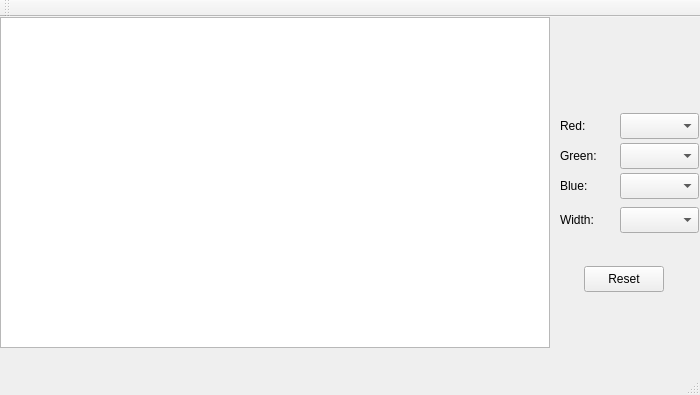
<?xml version="1.0" encoding="UTF-8"?>
<ui version="4.0">
 <class>MainWindow</class>
 <widget class="QMainWindow" name="MainWindow">
  <property name="geometry">
   <rect>
    <x>0</x>
    <y>0</y>
    <width>700</width>
    <height>395</height>
   </rect>
  </property>
  <property name="sizePolicy">
   <sizepolicy hsizetype="Preferred" vsizetype="Fixed">
    <horstretch>0</horstretch>
    <verstretch>0</verstretch>
   </sizepolicy>
  </property>
  <property name="minimumSize">
   <size>
    <width>700</width>
    <height>395</height>
   </size>
  </property>
  <property name="maximumSize">
   <size>
    <width>700</width>
    <height>395</height>
   </size>
  </property>
  <property name="windowTitle">
   <string>MainWindow</string>
  </property>
  <widget class="QWidget" name="centralWidget">
   <widget class="QGraphicsView" name="graphicsView">
    <property name="geometry">
     <rect>
      <x>0</x>
      <y>0</y>
      <width>550</width>
      <height>331</height>
     </rect>
    </property>
    <property name="minimumSize">
     <size>
      <width>550</width>
      <height>331</height>
     </size>
    </property>
    <property name="maximumSize">
     <size>
      <width>550</width>
      <height>331</height>
     </size>
    </property>
   </widget>
   <widget class="QComboBox" name="comboBoxRedComponent">
    <property name="geometry">
     <rect>
      <x>620</x>
      <y>96</y>
      <width>79</width>
      <height>26</height>
     </rect>
    </property>
    <property name="editable">
     <bool>false</bool>
    </property>
    <property name="currentText">
     <string/>
    </property>
    <property name="currentIndex">
     <number>-1</number>
    </property>
    <property name="maxCount">
     <number>256</number>
    </property>
    <property name="minimumContentsLength">
     <number>0</number>
    </property>
   </widget>
   <widget class="QLabel" name="labelRedComponent">
    <property name="geometry">
     <rect>
      <x>560</x>
      <y>100</y>
      <width>31</width>
      <height>18</height>
     </rect>
    </property>
    <property name="text">
     <string>Red:</string>
    </property>
    <property name="alignment">
     <set>Qt::AlignLeading|Qt::AlignLeft|Qt::AlignVCenter</set>
    </property>
   </widget>
   <widget class="QComboBox" name="comboBoxGreenComponent">
    <property name="geometry">
     <rect>
      <x>620</x>
      <y>126</y>
      <width>79</width>
      <height>26</height>
     </rect>
    </property>
    <property name="currentIndex">
     <number>-1</number>
    </property>
    <property name="maxCount">
     <number>256</number>
    </property>
    <property name="minimumContentsLength">
     <number>0</number>
    </property>
   </widget>
   <widget class="QLabel" name="labelGreenComponent">
    <property name="geometry">
     <rect>
      <x>560</x>
      <y>130</y>
      <width>41</width>
      <height>18</height>
     </rect>
    </property>
    <property name="text">
     <string>Green:</string>
    </property>
    <property name="alignment">
     <set>Qt::AlignLeading|Qt::AlignLeft|Qt::AlignVCenter</set>
    </property>
   </widget>
   <widget class="QComboBox" name="comboBoxBlueComponent">
    <property name="geometry">
     <rect>
      <x>620</x>
      <y>156</y>
      <width>79</width>
      <height>26</height>
     </rect>
    </property>
    <property name="currentIndex">
     <number>-1</number>
    </property>
    <property name="maxCount">
     <number>256</number>
    </property>
    <property name="minimumContentsLength">
     <number>0</number>
    </property>
   </widget>
   <widget class="QLabel" name="labelBlueComponent">
    <property name="geometry">
     <rect>
      <x>560</x>
      <y>160</y>
      <width>31</width>
      <height>18</height>
     </rect>
    </property>
    <property name="text">
     <string>Blue:</string>
    </property>
    <property name="alignment">
     <set>Qt::AlignLeading|Qt::AlignLeft|Qt::AlignVCenter</set>
    </property>
   </widget>
   <widget class="QLabel" name="labelWidht">
    <property name="geometry">
     <rect>
      <x>560</x>
      <y>194</y>
      <width>51</width>
      <height>18</height>
     </rect>
    </property>
    <property name="text">
     <string>Width:</string>
    </property>
   </widget>
   <widget class="QComboBox" name="comboBoxWidth">
    <property name="geometry">
     <rect>
      <x>620</x>
      <y>190</y>
      <width>79</width>
      <height>26</height>
     </rect>
    </property>
    <property name="maxCount">
     <number>5</number>
    </property>
   </widget>
   <widget class="QPushButton" name="pushButtonReset">
    <property name="geometry">
     <rect>
      <x>584</x>
      <y>249</y>
      <width>80</width>
      <height>26</height>
     </rect>
    </property>
    <property name="text">
     <string>Reset</string>
    </property>
   </widget>
  </widget>
  <widget class="QMenuBar" name="menuBar">
   <property name="geometry">
    <rect>
     <x>0</x>
     <y>0</y>
     <width>700</width>
     <height>23</height>
    </rect>
   </property>
  </widget>
  <widget class="QToolBar" name="mainToolBar">
   <attribute name="toolBarArea">
    <enum>TopToolBarArea</enum>
   </attribute>
   <attribute name="toolBarBreak">
    <bool>false</bool>
   </attribute>
  </widget>
  <widget class="QStatusBar" name="statusBar"/>
 </widget>
 <layoutdefault spacing="6" margin="11"/>
 <resources/>
 <connections/>
</ui>
